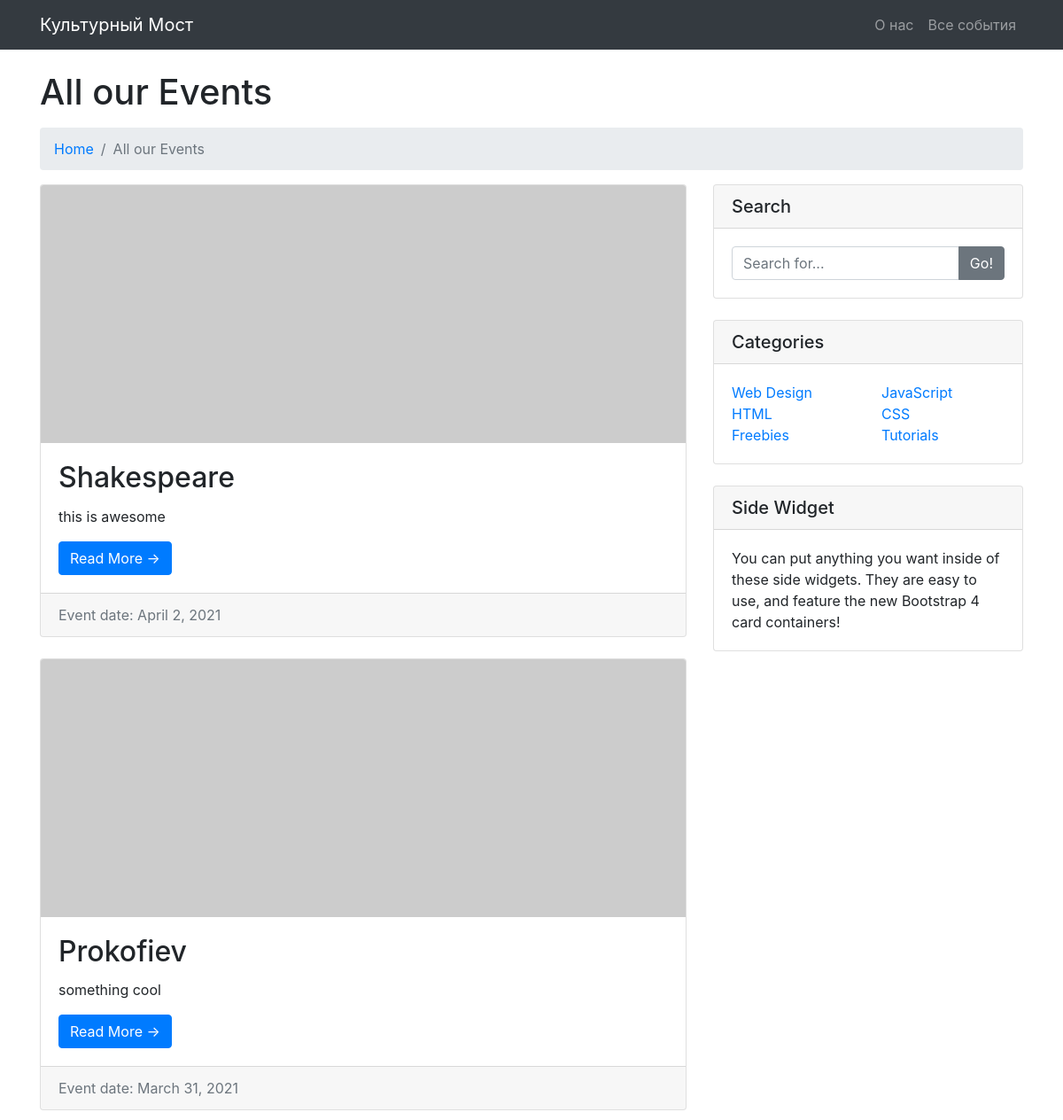
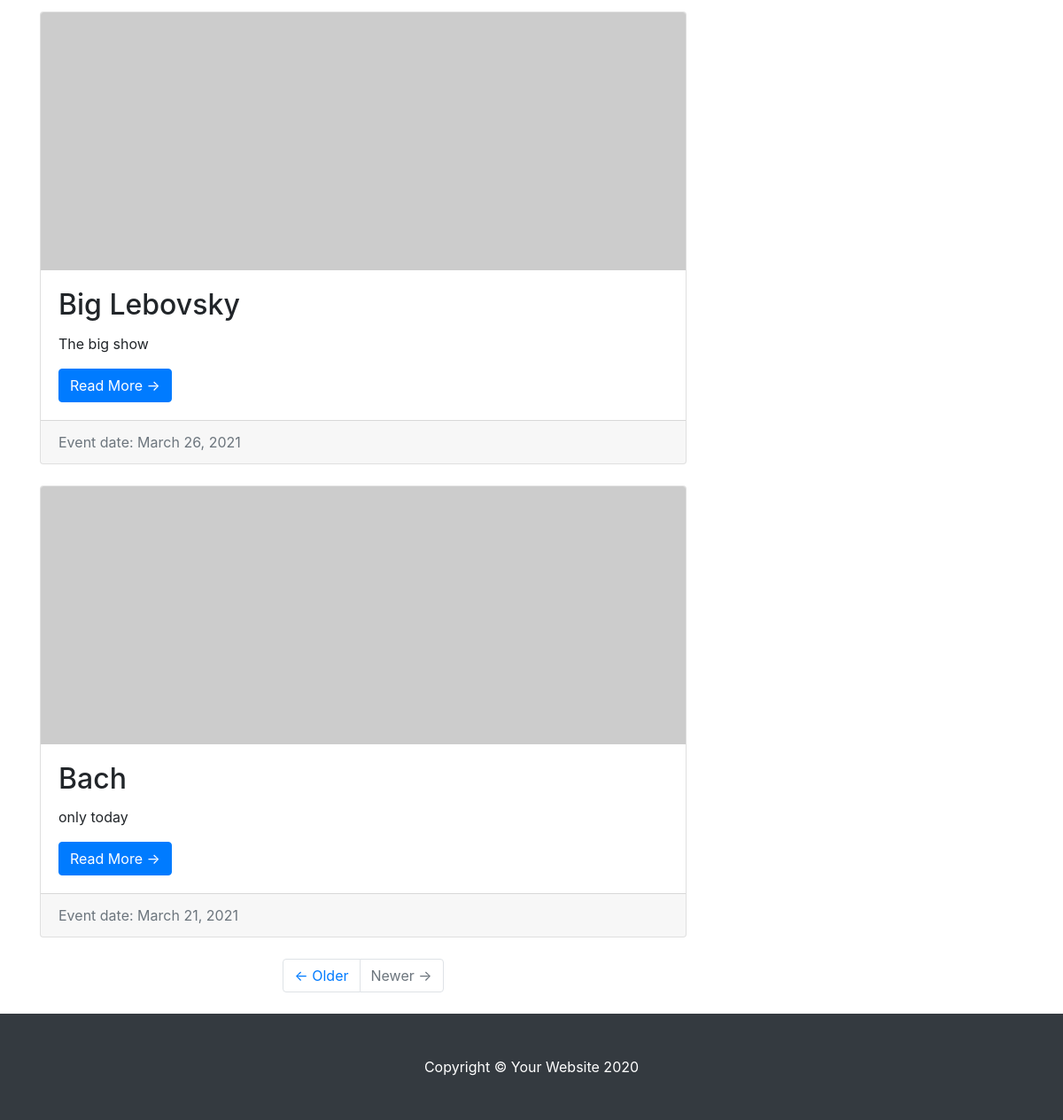
/events/, run on an earlier commit of the app's database (2 pictures, top to bottom).
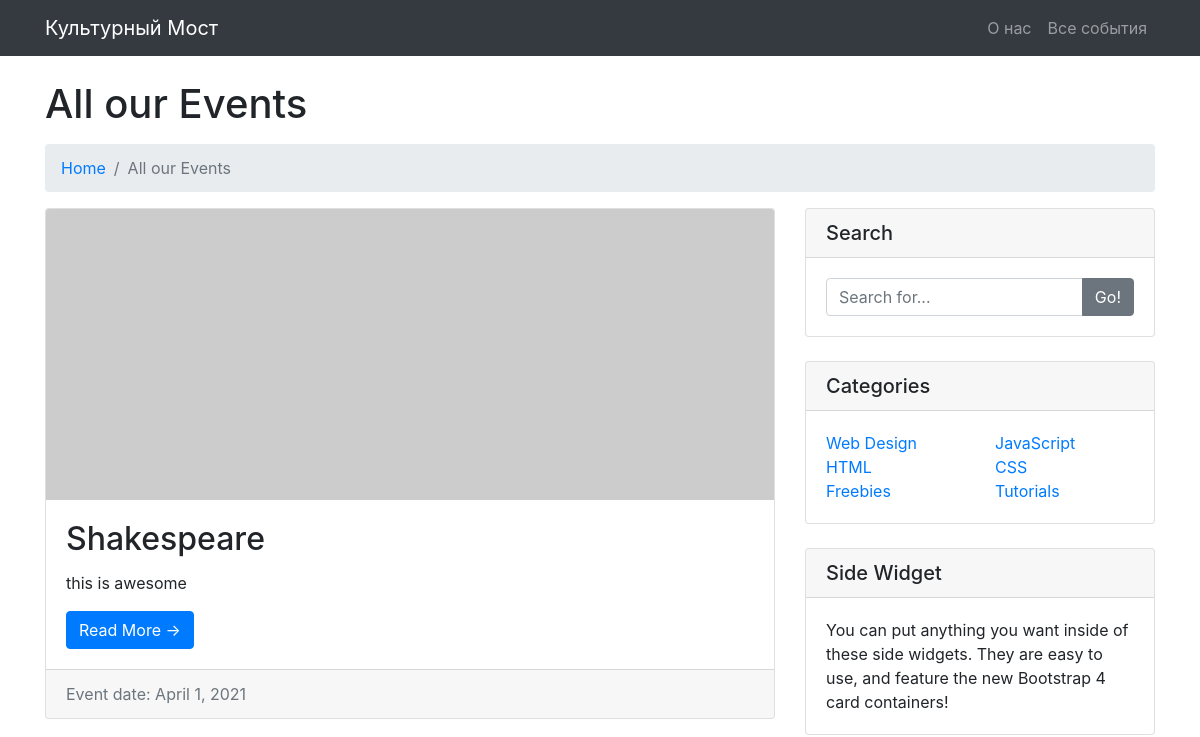
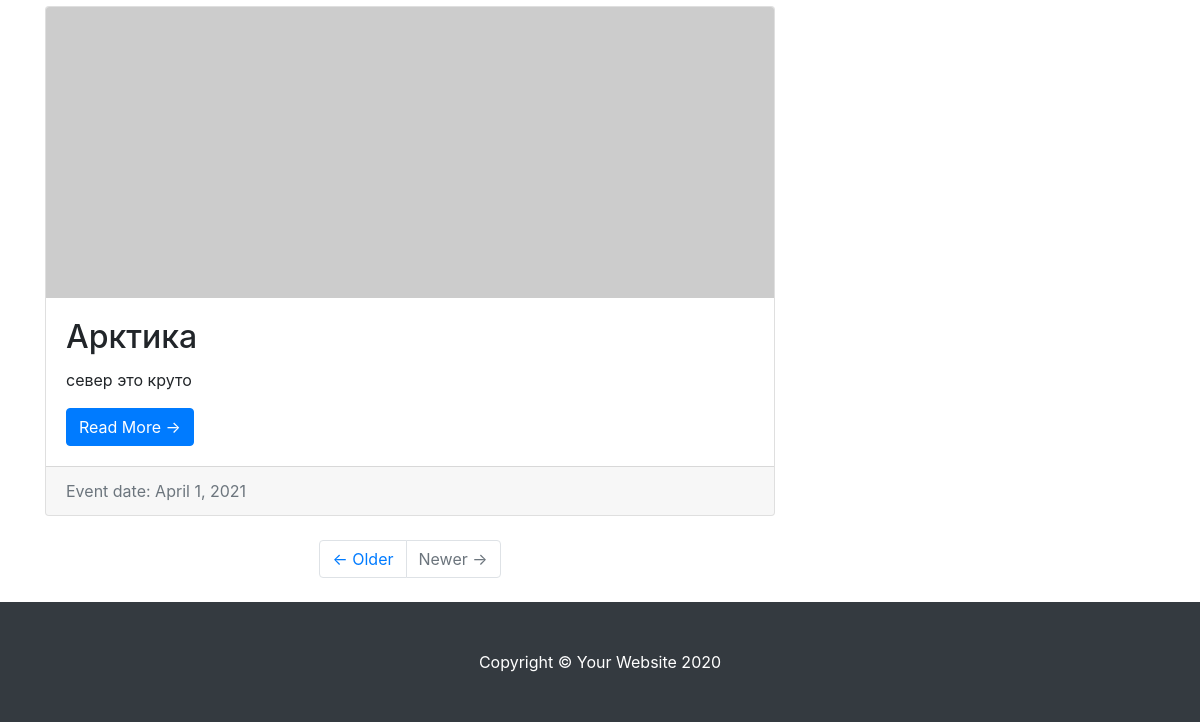
And on a later commit of the database (2 pictures, top to bottom).
### news/models.py (models this page shows)
class Event(models.Model):
    title       = models.CharField(max_length=60)
    poster      = models.ImageField(upload_to='images/', null=True, blank=True)
    description   = models.TextField(max_length=10000, null=True, blank=True)
    date_added    = models.DateField(auto_now=True, null=True, blank=True)
    date_of_event = models.DateField(null=True, blank=True)
    place         = models.CharField(max_length=20, null=True, blank=True)

### news/views.py (the view)
# urls.py: path('events/', EventView.as_view(), name='event'),
class EventView(ListView):
    model = Event
    ordering = ['-date_added']
    template_name = 'event/event.html'

### templates/event/event.html
{% extends 'base.html' %}
{% block content %}
  <div class="container">
    <h1 class="mt-4 mb-3">All our Events
    </h1>
    <ol class="breadcrumb">
      <li class="breadcrumb-item">
        <a href="index.html">Home</a>
      </li>
      <li class="breadcrumb-item active">All our Events</li>
    </ol>
    <div class="row">
      <div class="col-md-8">
        {% for event in object_list %}
        <div class="card mb-4">
          <img class="card-img-top" src="http://placehold.it/750x300" alt="Card image cap">
          <div class="card-body">
            <h2 class="card-title">{{ event.title }}</h2>
            <p class="card-text">{{ event.description }}</p>
            <a href="#" class="btn btn-primary">Read More &rarr;</a>
          </div>
          <div class="card-footer text-muted">
            Event date: {{ event.date_added }}
          </div>
        </div>
        {% endfor %}
        <ul class="pagination justify-content-center mb-4">
          <li class="page-item">
            <a class="page-link" href="#">&larr; Older</a>
          </li>
          <li class="page-item disabled">
            <a class="page-link" href="#">Newer &rarr;</a>
          </li>
        </ul>
      </div>
      <div class="col-md-4">
        <div class="card mb-4">
          <h5 class="card-header">Search</h5>
          <div class="card-body">
            <div class="input-group">
              <input type="text" class="form-control" placeholder="Search for...">
              <span class="input-group-append">
                <button class="btn btn-secondary" type="button">Go!</button>
              </span>
            </div>
          </div>
        </div>
        <div class="card my-4">
          <h5 class="card-header">Categories</h5>
          <div class="card-body">
            <div class="row">
              <div class="col-lg-6">
                <ul class="list-unstyled mb-0">
                  <li>
                    <a href="#">Web Design</a>
                  </li>
                  <li>
                    <a href="#">HTML</a>
                  </li>
                  <li>
                    <a href="#">Freebies</a>
                  </li>
                </ul>
              </div>
              <div class="col-lg-6">
                <ul class="list-unstyled mb-0">
                  <li>
                    <a href="#">JavaScript</a>
                  </li>
                  <li>
                    <a href="#">CSS</a>
                  </li>
                  <li>
                    <a href="#">Tutorials</a>
                  </li>
                </ul>
              </div>
            </div>
          </div>
        </div>
        <div class="card my-4">
          <h5 class="card-header">Side Widget</h5>
          <div class="card-body">
            You can put anything you want inside of these side widgets. They are easy to use, and feature the new Bootstrap 4 card containers!
          </div>
        </div>
      </div>
    </div>
  </div>
{% endblock %}

### templates/base.html (shortened to what this page needs)
<!DOCTYPE html>
<html lang="en">
<head>
  {% load static %}
  <link href="{% static 'pages/libs/bootstrap/css/bootstrap.min.css' %}" rel="stylesheet">
  <link href="{% static 'pages/css/modern-business.css' %}" rel="stylesheet">
</head>
<body>
  {% include 'navbar.html' %}
  {% block content %}
  {% endblock %}
  {% include 'footer.html' %}
</body>
</html>

### templates/navbar.html (shortened to what this page needs)
  <nav class="navbar fixed-top navbar-expand-lg navbar-dark bg-dark fixed-top">
    <div class="container">
      <a class="navbar-brand" href="/">Культурный Мост</a>
      <div class="collapse navbar-collapse" id="navbarResponsive">
        <ul class="navbar-nav ml-auto">
          <li class="nav-item">
            <a class="nav-link" href="/about">О нас</a>
          </li>
          <li class="nav-item">
            <a class="nav-link" href="/events">Все события</a>
          </li>
        </ul>
      </div>
    </div>
  </nav>

### templates/footer.html
  <footer class="py-5 bg-dark">
    <div class="container">
      <p class="m-0 text-center text-white">Copyright &copy; Your Website 2020</p>
    </div>
  </footer>

### static/pages/css/modern-business.css (style rules this page uses)
body { padding-top: 56px; }

What changed in the data, as far as the page shows it:
removed Event: title "Prokofiev", description "something cool", date_added "March 31, 2021"
removed Event: title "Big Lebovsky", description "The big show", date_added "March 26, 2021"
removed Event: title "Bach", description "only today", date_added "March 21, 2021"
changed Event "Shakespeare": date_added "April 2, 2021" → "April 1, 2021"
added Event: title "Арктика", description "север это круто", date_added "April 1, 2021"
